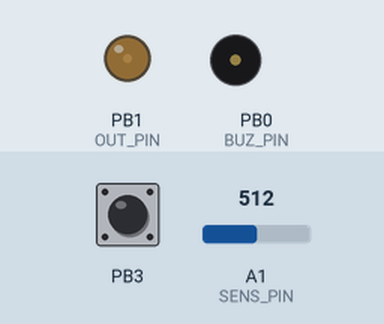
Recording of a sketch running on a simulated ATtiny85, built with avr-gcc and run on an emulated ATtiny85. Parts: output pins drawn as LEDs (lit = HIGH), buzzer (waves = sounding). The inputs (shaded band) are chosen by the test bench; at power-on: A1 (SENS_PIN) = 512, PB3 HIGH. EEPROM starts erased.

Above: at 1.2 s.
1.3 s: A1 (SENS_PIN) set to 245
At 2.1 s:
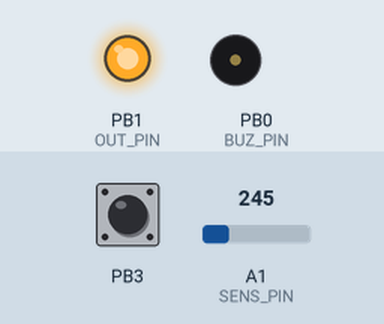
3.2 s: A1 (SENS_PIN) set to 230
At 3.9 s:
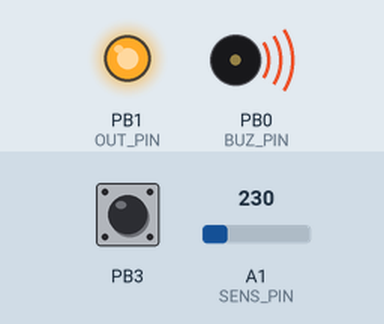
4.7 s: A1 (SENS_PIN) set to 2
6.2 s: A1 (SENS_PIN) set to 0
At 6.82 s:
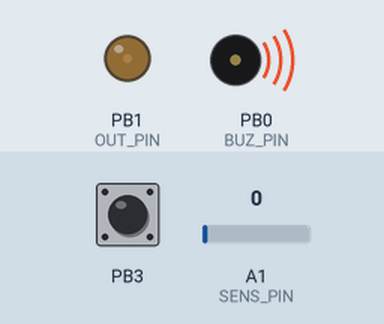
Timing chart, 0 to 9.2 s (numbered marks = the images above; inputs shaded):
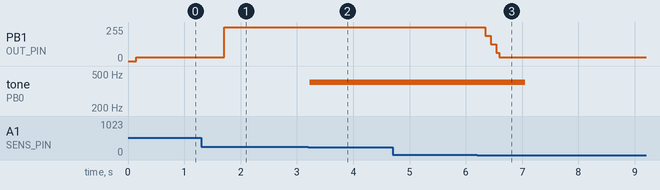

The sketch:

thermocontrol.ino
```cpp
/*
  Скетч к проекту "Терморегулятор"
  - Страница проекта (схемы, описания): https://alexgyver.ru/thermocontrol/
  - Исходники на GitHub:
  Проблемы с загрузкой? Читай гайд для новичков: https://alexgyver.ru/arduino-first/
  Нравится, как написан код? Поддержи автора! https://alexgyver.ru/support_alex/
  Автор: AlexGyver, AlexGyver Technologies, 2020
  https://www.youtube.com/c/alexgyvershow
  https://github.com/AlexGyver
  https://AlexGyver.ru/
  alex@alexgyver.ru
*/

/*
  Терморегулятор с выходом ШИМ 20 кГц 0-100%
  Датчик температуры: термистор или DS18b20
  Управление кнопкой:
  - 1x клик: вкл/выкл вентиль
  - 2x клик: задать минимальную температуру
  - 3x клик: задать максимальную температуру
  - 4x клик - сброс на "стандартные" MIN_TEMP и MAX_TEMP
  Поддерживается ATmega328 (Arduino NANO) и ATtiny85 (Digispark)

  ШИМ пин:
  - D3 на Arduino (PD3 чип)
  - P1 на Digispark (PB1 чип)

  Пин термистора/далласа:
  - A0 на Arduino (PC0 чип)
  - A1 (P2) на Digispark (PB2 чип)

  Пин кнопки:
  - D2 на Arduino (PD2 чип)
  - P3 на Digispark (PB3 чип)

  Пин пищалки:
  - D4 на Arduino (PD2 чип)
  - P0 на Digispark (PB0 чип)
*/

// ========= ДАТЧИК ========
#define SENSOR_TYPE 0   // 0 - термистор, 1 - ds18b20

// для термистора!
#define T_RESIST 10000  // сопротивление термистора при 25 градусах
#define R_RESIST 10000  // сопротивление резистора
#define B_COEF 4300     // B коэффициент
// серый 4300
// проводной 3950

// ===== РЕЖИМ РАБОТЫ =====
#define MIN_TEMP 30     // мин. температура
#define MAX_TEMP 45     // макс. температура
#define MIN_SPEED 30    // (0-255) мин скорость
#define MAX_SPEED 255   // (0-255) макс скорость
#define ALARM_TEMP 50   // температура тревоги
#define BUZZER_TYPE 0   // тип пищалки: 0 пассивный, 1 активный

// ========= КНОПКА ========
#define BTN_CONTROL 1   // настройка кнопкой, 0 вкл, 1 выкл
// если выкл, режим работы будет такой, как задан выше
// если вкл, то настройки можно будет изменить кнопкой

// ========= СИГНАЛ ========

// ===== ДЛЯ РАЗРАБОТЧИКОВ =====
// отладка
#define DEBUG_ENABLE 0
#if (DEBUG_ENABLE == 1)
#define DEBUG(x) Serial.println(x)
#else
#define DEBUG(x)
#endif

// выбор пинов
#if defined(__AVR_ATtiny85__)
#pragma message ("tiny85")
#define BTN_PIN PB3   // кнопка
#define SENS_PIN A1   // датчик
#define OUT_PIN PB1   // выход
#define BUZ_PIN PB0   // пищалка
#else
#define BTN_PIN 2     // кнопка
#define SENS_PIN A0   // датчик
#define OUT_PIN 3     // выход
#define BUZ_PIN 4     // пищалка
#endif

// либы
#include "timerMinim.h"
timerMinim fanTimer(60);
timerMinim sensorTimer(2000);

#if (SENSOR_TYPE == 0)
#include "thermistorMinim.h"
// (пин, R термистора, B термистора, базовая температура, R резистора)
thermistor therm(SENS_PIN, T_RESIST, B_COEF, 25, R_RESIST);

#elif (SENSOR_TYPE == 1)
#include <microDS18B20.h>;
MicroDS18B20 dallas(SENS_PIN);
#endif

#if (BTN_CONTROL == 1)
#include <avr/eeprom.h>
// макросы для епрома
#define EEPROM_UPD_INT(addr, val) eeprom_update_word((uint16_t*)(addr), (uint16_t)(val))
#define EEPROM_READ_INT(addr) eeprom_read_word((uint16_t*)(addr))

#include <GyverButton.h>
GButton btn(BTN_PIN);
#endif

// дата
int16_t minTemp = MIN_TEMP, maxTemp = MAX_TEMP;
bool systemState = true;
int newFanSpeed = 0;
int currentTemp = 0;
int fanSpeed = 0;
uint32_t thisTime;
bool buzFlag = false;
bool alarmFlag = false;

void setup() {
#if (DEBUG_ENABLE == 1)
  Serial.begin(9600);
#endif

#if defined(__AVR_ATtiny85__)
  // инициализация ШИМ 20 кГц для tiny85
  initPWM();
#else
  // инициализация ШИМ 20 кГц для mega328
  TCCR2A = 0b10100011;
  TCCR2B = 0b00001010;
  OCR2A = 99;
#endif
  // пинаем далласа
#if (SENSOR_TYPE == 1)
  dallas.requestTemp();
#endif

  // восстанавливаем настройки (если с кнопкой)
#if (BTN_CONTROL == 1)
  if (eeprom_read_byte(0) != 50) { // первый запуск
    eeprom_write_byte(0, 50);
    EEPROM_UPD_INT(1, minTemp);
    EEPROM_UPD_INT(3, maxTemp);
  }
  minTemp = (int)EEPROM_READ_INT(1);
  maxTemp = (int)EEPROM_READ_INT(3);
#endif
  pinMode(BUZ_PIN, OUTPUT);
  pinMode(OUT_PIN, OUTPUT);
}

void loop() {
  tempToSpeed();
  fanTick();
  buttonTick();
}

// преобразуем температуру в скорость
void tempToSpeed() {
  if (sensorTimer.isReady()) {
#if (SENSOR_TYPE == 0)
    currentTemp = therm.getTempAverage();
#elif (SENSOR_TYPE == 1)
    currentTemp = dallas.getTemp(); // получить с далласа
    dallas.requestTemp();           // запросить измерение
#endif
    // преобразовать диапазон и ограничить значение
    if (!systemState) newFanSpeed = 0;          // если выкл - скорость 0
    else {
      newFanSpeed = map(currentTemp, minTemp, maxTemp, MIN_SPEED, MAX_SPEED);
      newFanSpeed = constrain(newFanSpeed, MIN_SPEED, MAX_SPEED);
    }

#if defined(__AVR_ATtiny85__)
    initPWM();
#endif
    if (currentTemp > ALARM_TEMP) {
      alarmFlag = !alarmFlag;
#if (BUZZER_TYPE == 0)
      if (alarmFlag) tone(BUZ_PIN, 400, 900);
#else
      digitalWrite(BUZ_PIN, alarmFlag);
#endif
    } else {
      digitalWrite(BUZ_PIN, 0);
    }
    //DEBUG(currentTemp);
  }
}

// плавный контроль вентилятора
void fanTick() {
  if (fanTimer.isReady()) {
    if (newFanSpeed > fanSpeed) fanSpeed += 2;  // плавно управляем
    if (newFanSpeed < fanSpeed) fanSpeed -= 2;  // плавно управляем
    fanSpeed = constrain(fanSpeed, 0, 255);  // ограничить
#if defined(__AVR_ATtiny85__)
    tiny85_PWM20kHz(fanSpeed);    // ШИМ для тини
#else
    mega328_PWM20kHz_D3(fanSpeed);  // ШИМ для меги
#endif
    //DEBUG(fanSpeed);
  }
}

// отработка кнопки
void buttonTick() {
#if (BTN_CONTROL == 1)
  btn.tick();
  if (btn.hasClicks()) {
    switch (btn.getClicks()) {
      case 1:
        systemState = !systemState;
        buzzer(1);
        break;
      case 2:
        minTemp = currentTemp;
        EEPROM_UPD_INT(1, minTemp);
        buzzer(2);
        break;
      case 3:
        maxTemp = currentTemp;
        EEPROM_UPD_INT(3, maxTemp);
        buzzer(3);
        break;
      case 4:
        minTemp = MIN_TEMP;
        maxTemp = MAX_TEMP;
        EEPROM_UPD_INT(1, minTemp);
        EEPROM_UPD_INT(3, maxTemp);
        buzzer(4);
        break;
    }
  }
#endif
}

// пищатель
void buzzer(byte count) {
  for (byte i = 0; i < count; i++) {
#if (BUZZER_TYPE == 0)
    tone(BUZ_PIN, 400, 200);
    delay(200);
#else
    digitalWrite(BUZ_PIN, 1);
    delay(200);
    digitalWrite(BUZ_PIN, 0);
#endif
    delay(70);
  }
#if defined(__AVR_ATtiny85__)
  initPWM();
#endif
}

// ШИМ 20 кГц
#if defined(__AVR_ATtiny85__)
void initPWM() {
  // инициализация ШИМ 20 кГц для tiny85
  TCCR0A = _BV(COM0B1) | _BV(WGM01) | _BV(WGM00);
  TCCR0B = _BV(WGM02) | 0x02;
  OCR0A = 99;
}
void tiny85_PWM20kHz(uint8_t duty) {
  OCR0B = (float)duty * 0.39;
}
#else
void mega328_PWM20kHz_D3(uint8_t duty) {
  if (duty == 0) {
    bitClear(TCCR2A, COM2B1);
    bitClear(PORTD, 3);
  } else {
    bitSet(TCCR2A, COM2B1);
    OCR2B = map(duty, 0, 255, 0, 99);
  }
}
#endif
```

thermistorMinim.h
```cpp
// мини-класс для работы с термисторами по закону Стейнхарта-Харта
// GND --- термистор --- A0 --- 10к --- 5V
#define SAMPLE_AVERAGE 20   // количество чтений для усреднения

class thermistor {
  public:
    thermistor(byte pin, int resistance, int beta, int tempBase = 25, int resistBase = 10000);
    float getTemp();
    float getTempAverage();
  private:
    float computeTemp(int analog);
    byte _pin = 0;
    int _beta = 0;
    int _tempBase = 25;
    int _resistance = 10000;
    int _resistBase = 10000;
};

thermistor::thermistor(byte pin, int resistance, int beta, int tempBase, int resistBase) {
  _pin = pin;
  _beta = beta;
  _tempBase = tempBase;
  _resistBase = resistBase;
  _resistance = resistance;
}

float thermistor::computeTemp(int analog) {
  float temp;
  temp = _resistBase / ((float)1023 / analog - 1);
  temp /= (float)_resistance;                        // (R/Ro)
  temp = log(temp) / _beta;            		// 1/B * ln(R/Ro)
  temp += (float)1.0 / (_tempBase + 273.15);  // + (1/To)
  temp = (float)1.0 / temp - 273.15;    		// инвертируем и конвертируем в градусы по Цельсию
  return temp;
}

float thermistor::getTemp() {
  return computeTemp(analogRead(_pin));
}

float thermistor::getTempAverage() {
  int analogAverage = 0;
  for (byte i = 0; i < SAMPLE_AVERAGE; i++)
    analogAverage += analogRead(_pin);
  analogAverage /= SAMPLE_AVERAGE;
  return computeTemp(analogAverage);
}
```

timerMinim.h
```cpp
// мини-класс таймера, версия 1.0

class timerMinim
{
  public:
    timerMinim(uint32_t interval);				// объявление таймера с указанием интервала
    void setInterval(uint32_t interval);	// установка интервала работы таймера
    boolean isReady();						// возвращает true, когда пришло время. Сбрасывается в false сам (AUTO) или вручную (MANUAL)
    void reset();							// ручной сброс таймера на установленный интервал

  private:
    uint32_t _timer = 0;
    uint32_t _interval = 0;
};

timerMinim::timerMinim(uint32_t interval) {
  _interval = interval;
  _timer = millis();
}

void timerMinim::setInterval(uint32_t interval) {
  _interval = (interval == 0) ? 1 : interval;		// защита от ввода 0
}

boolean timerMinim::isReady() {
  if ((long)millis() - _timer >= _interval) {
    _timer = millis();
    return true;
  } else {
    return false;
  }
}

void timerMinim::reset() {
  _timer = millis();
}
```

Measured:
- the behaviour switches between 245 and 244 on A1 (SENS_PIN) (found by bisection; images 1 and 2)
- the behaviour switches between 1 and 0 on A1 (SENS_PIN) (found by bisection; images 2 and 3)
- after the input at 1.3 s, PB1 (OUT_PIN): 28/255 → 255/255 after 0.41 s
- after the input at 3.2 s, tone on PB0 (BUZ_PIN): silent → 400 Hz at once
- after the input at 4.7 s, every drawn part: stays the same
- after the input at 6.2 s, PB1 (OUT_PIN): 255/255 → 191/255 after 0.15 s, → 126/255 0.10 s later, → 28/255 0.10 s later; tone on PB0 (BUZ_PIN): 400 Hz → silent after 0.86 s
